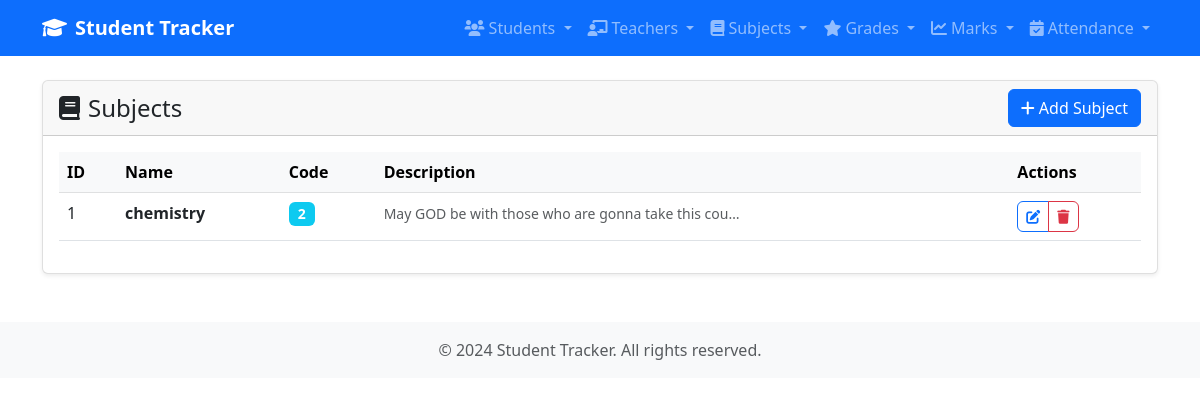
The page /subjects/ on the database as committed earlier.
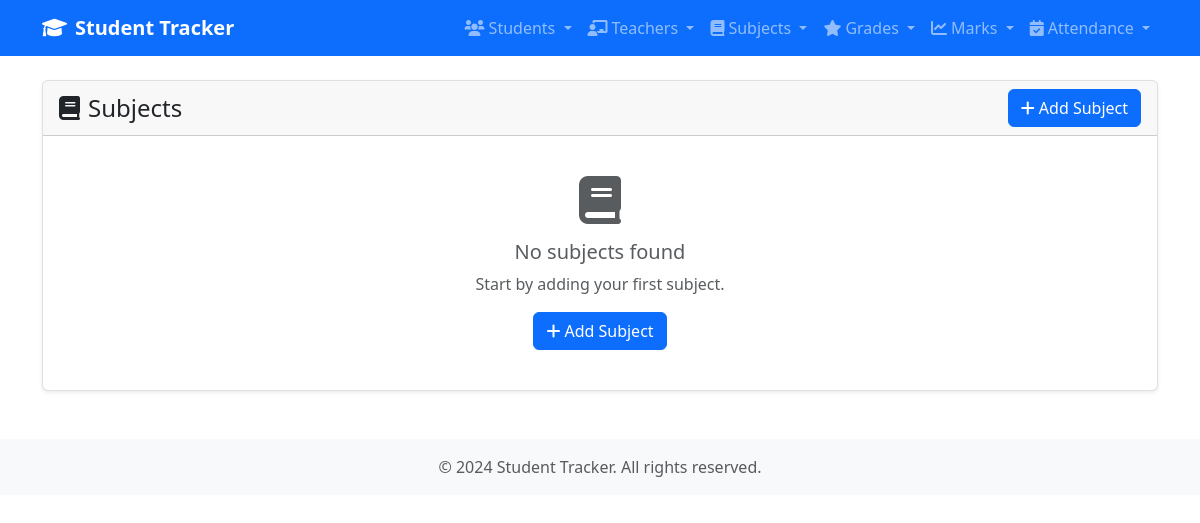
The same page on the database as committed later.
### tracker/models.py (models this page shows, shortened)
class Subject(models.Model):
    name = models.CharField(max_length=20)
    code = models.IntegerField(unique=True)
    description = models.TextField()

### tracker/views.py (the view)
# urls.py: path('subjects/', SubjectListView.as_view(), name='subject-list'),
class SubjectListView(ListView):
    model = Subject
    template_name = 'tracker/subject_list.html'
    context_object_name = 'subjects'

### tracker/templates/tracker/subject_list.html (shortened to what this page needs)
{% extends 'tracker/base.html' %}
{% block content %}
<div class="row">
    <div class="col-12">
        <div class="card">
            <div class="card-header d-flex justify-content-between align-items-center">
                <h4 class="mb-0">
                    <i class="fas fa-book me-2"></i>Subjects
                </h4>
                <a href="{% url 'subject-create' %}" class="btn btn-primary">
                    <i class="fas fa-plus me-1"></i>Add Subject
                </a>
            </div>
            <div class="card-body">
                {% if subjects %}
                    <div class="table-responsive">
                        <table class="table table-hover">
                            <thead class="table-light">
                                <tr>
                                    <th>ID</th>
                                    <th>Name</th>
                                    <th>Code</th>
                                    <th>Description</th>
                                    <th>Actions</th>
                                </tr>
                            </thead>
                            <tbody>
                                {% for subject in subjects %}
                                <tr>
                                    <td>{{ subject.id }}</td>
                                    <td>
                                        <strong>{{ subject.name }}</strong>
                                    </td>
                                    <td>
                                        <span class="badge bg-info">{{ subject.code }}</span>
                                    </td>
                                    <td>
                                        {% if subject.description %}
                                            <small class="text-muted">{{ subject.description|truncatechars:50 }}</small>
                                        {% else %}
                                            <span class="text-muted">No description</span>
                                        {% endif %}
                                    </td>
                                    <td>
                                        <div class="btn-group" role="group">
                                            <a href="{% url 'subject-update' subject.pk %}" class="btn btn-sm btn-outline-primary" title="Edit">
                                                <i class="fas fa-edit"></i>
                                            </a>
                                            <a href="{% url 'subject-delete' subject.pk %}" class="btn btn-sm btn-outline-danger" title="Delete">
                                                <i class="fas fa-trash"></i>
                                            </a>
                                        </div>
                                    </td>
                                </tr>
                                {% endfor %}
                            </tbody>
                        </table>
                    </div>
                {% else %}
                    <div class="text-center py-4">
                        <i class="fas fa-book fa-3x text-muted mb-3"></i>
                        <h5 class="text-muted">No subjects found</h5>
                        <p class="text-muted">Start by adding your first subject.</p>
                        <a href="{% url 'subject-create' %}" class="btn btn-primary">
                            <i class="fas fa-plus me-1"></i>Add Subject
                        </a>
                    </div>
                {% endif %}
            </div>
        </div>
    </div>
</div>
{% endblock %}

Rows that differ between the two databases and show on the page:
removed Subject: id "1", name "chemistry", code "2", description "May GOD be with those who are gonna take this cou…"
Other text that changed with them:
text no longer shown: "ID Name Code Description Actions"
text now shown: "No subjects found Start by adding your first subject. Add Subject"
